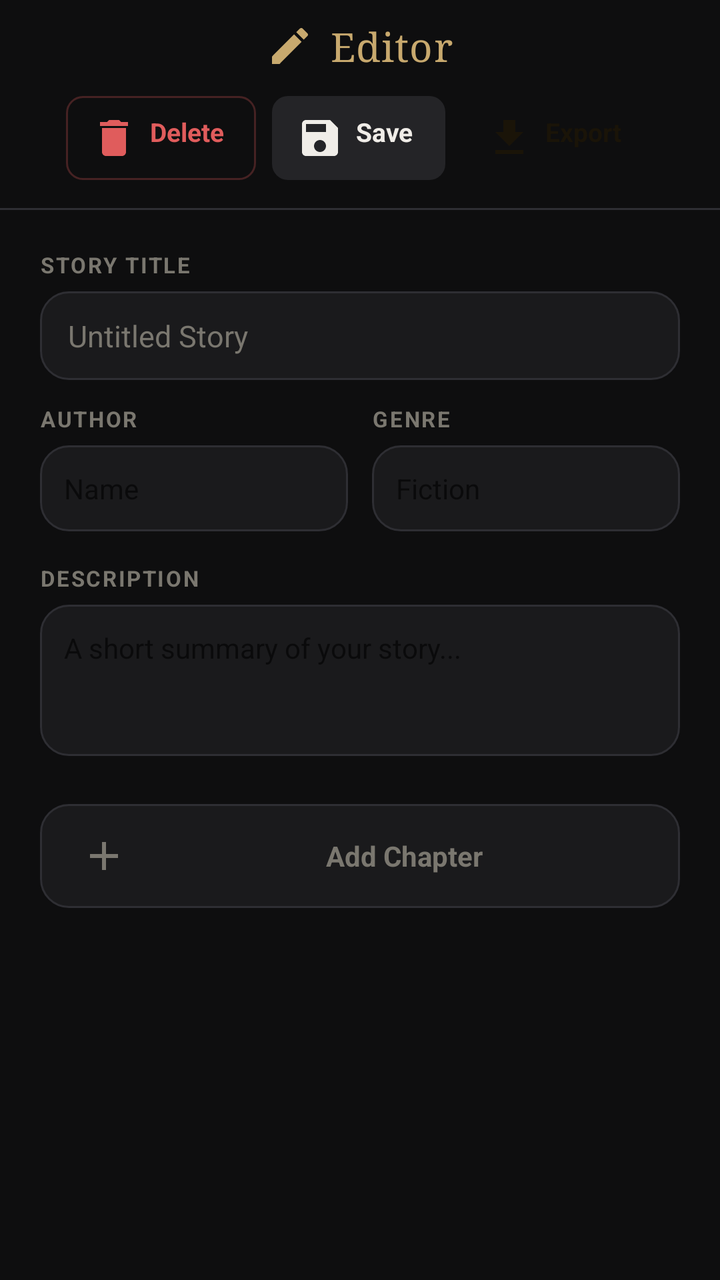
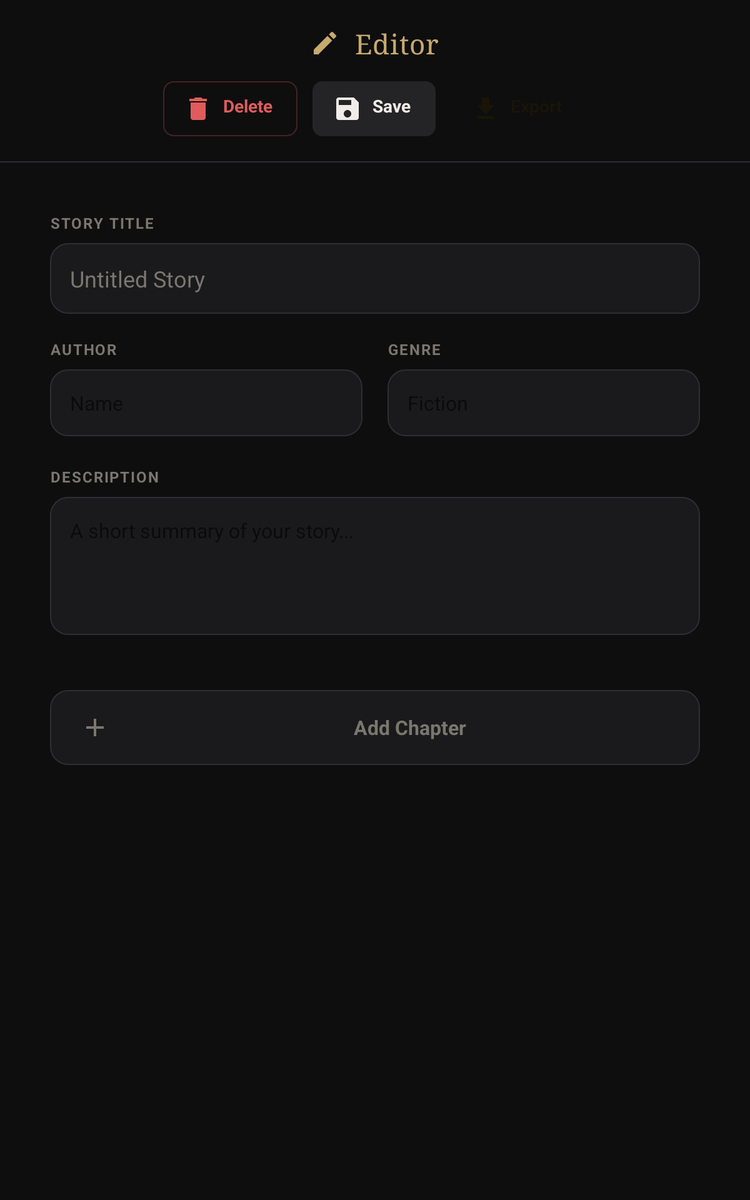

One screen, two layout resources from the same app: the default and the repository's alternative for another configuration. Each is rendered where Android would select it; the XML of both is given below.
<!-- AndroidManifest.xml: application theme Theme.STOReader -->
<!-- res/layout/fragment_editor.xml -->
<?xml version="1.0" encoding="utf-8"?>
<LinearLayout xmlns:android="http://schemas.android.com/apk/res/android"
    xmlns:app="http://schemas.android.com/apk/res-auto"
    android:layout_width="match_parent"
    android:layout_height="match_parent"
    android:orientation="vertical"
    android:background="@color/bg">


<LinearLayout
    android:id="@+id/topBar"
    android:layout_width="match_parent"
    android:layout_height="wrap_content"
    android:orientation="vertical"
    android:gravity="center"
    android:paddingStart="20dp"
    android:paddingEnd="20dp"
    android:paddingTop="10dp"
    android:paddingBottom="14dp"
    android:background="@color/bg">

    <TextView
        android:layout_width="wrap_content"
        android:layout_height="wrap_content"
        android:text="Editor"
        android:textColor="@color/accent"
        android:textSize="20sp"
        android:fontFamily="serif"
        android:letterSpacing="0.02"
        android:drawableStart="@drawable/ic_edit2"
        android:drawablePadding="8dp"
        android:gravity="center_vertical"
        android:layout_marginBottom="12dp"/>

    <LinearLayout
        android:layout_width="wrap_content"
        android:layout_height="wrap_content"
        android:orientation="horizontal"
        android:gravity="center">

        
        <TextView
            android:id="@+id/btnDeleteStory"
            android:layout_width="wrap_content"
            android:layout_height="wrap_content"
            android:text="Delete"
            android:textColor="@color/danger"
            android:textSize="13sp"
            android:textStyle="bold"
            android:background="@drawable/bg_btn_danger"
            android:paddingStart="12dp"
            android:paddingEnd="16dp"
            android:paddingTop="9dp"
            android:paddingBottom="9dp"
            android:layout_marginEnd="8dp"
            android:drawableStart="@drawable/ic_delete"
            android:drawablePadding="6dp"
            android:clickable="true"
            android:focusable="true"/>

        
        <TextView
            android:id="@+id/btnSave"
            android:layout_width="wrap_content"
            android:layout_height="wrap_content"
            android:text="Save"
            android:textColor="@color/text_primary"
            android:textSize="13sp"
            android:textStyle="bold"
            android:background="@drawable/bg_btn_ghost"
            android:paddingStart="12dp"
            android:paddingEnd="16dp"
            android:paddingTop="9dp"
            android:paddingBottom="9dp"
            android:layout_marginEnd="8dp"
            android:drawableStart="@drawable/ic_save"
            android:drawablePadding="6dp"
            android:clickable="true"
            android:focusable="true"/>

        
        <TextView
            android:id="@+id/btnExport"
            android:layout_width="wrap_content"
            android:layout_height="wrap_content"
            android:text="Export"
            android:textColor="#1A1408"
            android:textSize="13sp"
            android:textStyle="bold"
            android:background="@drawable/bg_btn_primary"
            android:paddingStart="12dp"
            android:paddingEnd="16dp"
            android:paddingTop="9dp"
            android:paddingBottom="9dp"
            android:drawableStart="@drawable/ic_export"
            android:drawablePadding="6dp"
            android:clickable="true"
            android:focusable="true"/>
    </LinearLayout>
</LinearLayout>

    
    <View
        android:layout_width="match_parent"
        android:layout_height="1dp"
        android:background="@color/surface3"/>

    
    <androidx.core.widget.NestedScrollView
        android:id="@+id/scrollView"
        android:layout_width="match_parent"
        android:layout_height="0dp"
        android:layout_weight="1">

        <LinearLayout
            android:layout_width="match_parent"
            android:layout_height="wrap_content"
            android:orientation="vertical">

            
            <LinearLayout
                android:layout_width="match_parent"
                android:layout_height="wrap_content"
                android:orientation="vertical"
                android:paddingStart="20dp"
                android:paddingEnd="20dp"
                android:paddingTop="20dp">

                <TextView
                    android:layout_width="wrap_content"
                    android:layout_height="wrap_content"
                    android:text="STORY TITLE"
                    android:textColor="@color/text_muted"
                    android:textSize="11sp"
                    android:letterSpacing="0.08"
                    android:textStyle="bold"
                    android:layout_marginBottom="6dp"/>

                <EditText
                    android:id="@+id/storyTitle"
                    android:layout_width="match_parent"
                    android:layout_height="wrap_content"
                    android:hint="Untitled Story"
                    android:textColorHint="@color/text_muted"
                    android:textColor="@color/text_primary"
                    android:textSize="15sp"
                    android:background="@drawable/bg_card"
                    android:paddingStart="14dp"
                    android:paddingEnd="14dp"
                    android:paddingTop="12dp"
                    android:paddingBottom="12dp"
                    android:inputType="text"
                    android:singleLine="true"/>

                
                <LinearLayout
                    android:layout_width="match_parent"
                    android:layout_height="wrap_content"
                    android:orientation="horizontal"
                    android:layout_marginTop="12dp">

                    <LinearLayout
                        android:layout_width="0dp"
                        android:layout_height="wrap_content"
                        android:layout_weight="1"
                        android:orientation="vertical"
                        android:layout_marginEnd="6dp">

                        <TextView
                            android:layout_width="wrap_content"
                            android:layout_height="wrap_content"
                            android:text="AUTHOR"
                            android:textColor="@color/text_muted"
                            android:textSize="11sp"
                            android:letterSpacing="0.08"
                            android:textStyle="bold"
                            android:layout_marginBottom="6dp"/>

                        <EditText
                            android:id="@+id/storyAuthor"
                            android:layout_width="match_parent"
                            android:layout_height="wrap_content"
                            android:hint="Name"
                            android:textColor="@color/text_primary"
                            android:textSize="14sp"
                            android:background="@drawable/bg_card"
                            android:padding="12dp"
                            android:inputType="text"
                            android:singleLine="true"/>
                    </LinearLayout>

                    <LinearLayout
                        android:layout_width="0dp"
                        android:layout_height="wrap_content"
                        android:layout_weight="1"
                        android:orientation="vertical"
                        android:layout_marginStart="6dp">

                        <TextView
                            android:layout_width="wrap_content"
                            android:layout_height="wrap_content"
                            android:text="GENRE"
                            android:textColor="@color/text_muted"
                            android:textSize="11sp"
                            android:letterSpacing="0.08"
                            android:textStyle="bold"
                            android:layout_marginBottom="6dp"/>

                        <EditText
                            android:id="@+id/storyGenre"
                            android:layout_width="match_parent"
                            android:layout_height="wrap_content"
                            android:hint="Fiction"
                            android:textColor="@color/text_primary"
                            android:textSize="14sp"
                            android:background="@drawable/bg_card"
                            android:padding="12dp"
                            android:inputType="text"
                            android:singleLine="true"/>
                    </LinearLayout>
                </LinearLayout>

                
                <TextView
                    android:layout_width="wrap_content"
                    android:layout_height="wrap_content"
                    android:text="DESCRIPTION"
                    android:textColor="@color/text_muted"
                    android:textSize="11sp"
                    android:letterSpacing="0.08"
                    android:textStyle="bold"
                    android:layout_marginTop="16dp"
                    android:layout_marginBottom="6dp"/>

                <EditText
                    android:id="@+id/storyDescription"
                    android:layout_width="match_parent"
                    android:layout_height="wrap_content"
                    android:hint="A short summary of your story..."
                    android:textColor="@color/text_primary"
                    android:textSize="14sp"
                    android:background="@drawable/bg_card"
                    android:padding="12dp"
                    android:inputType="textMultiLine"
                    android:minLines="3"
                    android:gravity="top"/>
            </LinearLayout>

            
            <androidx.recyclerview.widget.RecyclerView
                android:id="@+id/chaptersList"
                android:layout_width="match_parent"
                android:layout_height="wrap_content"
                android:paddingStart="20dp"
                android:paddingEnd="20dp"
                android:paddingTop="20dp"
                android:clipToPadding="false"/>

            
            <TextView
                android:id="@+id/btnAddChapter"
                android:layout_width="match_parent"
                android:layout_height="wrap_content"
                android:text="Add Chapter"
                android:textColor="@color/text_muted"
                android:textSize="14sp"
                android:textStyle="bold"
                android:gravity="center"
                android:paddingTop="14dp"
                android:paddingBottom="14dp"
                android:layout_marginStart="20dp"
                android:layout_marginEnd="20dp"
                android:layout_marginTop="4dp"
                android:background="@drawable/bg_card"
                android:drawableStart="@drawable/ic_add"
                android:drawablePadding="0dp"
                android:paddingStart="20dp"
                android:clickable="true"
                android:focusable="true"/>

            
            <View
                android:id="@+id/navBarSpacer"
                android:layout_width="match_parent"
                android:layout_height="32dp"/>

        </LinearLayout>
    </androidx.core.widget.NestedScrollView>
</LinearLayout>
<!-- resources referenced by this layout -->
<resources>
  <color name="accent">#C8A96E</color>
  <color name="bg">#0E0E0F</color>
  <color name="danger">#E05C5C</color>
  <color name="surface3">#2E2E33</color>
  <color name="text_muted">#7A776F</color>
  <color name="text_primary">#F0EDE8</color>
  <!-- drawable bg_btn_danger (drawable) -->
  <?xml version="1.0" encoding="utf-8"?>
  <shape xmlns:android="http://schemas.android.com/apk/res/android">
      <solid android:color="@android:color/transparent"/>
      <stroke android:width="1dp" android:color="#44E05C5C"/>
      <corners android:radius="8dp"/>
  </shape>
  <!-- drawable bg_btn_ghost (drawable) -->
  <?xml version="1.0" encoding="utf-8"?>
  <shape xmlns:android="http://schemas.android.com/apk/res/android">
      <solid android:color="@color/surface2"/>
      <corners android:radius="8dp"/>
  </shape>
  <!-- drawable bg_card (drawable) -->
  <?xml version="1.0" encoding="utf-8"?>
  <shape xmlns:android="http://schemas.android.com/apk/res/android"
      android:shape="rectangle">
      <solid android:color="@color/surface"/>
      <stroke android:width="1dp" android:color="@color/surface3"/>
      <corners android:radius="14dp"/>
  </shape>
  <!-- drawable ic_add (drawable) -->
  <vector xmlns:android="http://schemas.android.com/apk/res/android"
      android:width="24dp"
      android:height="24dp"
      android:viewportWidth="24"
      android:viewportHeight="24"
      android:tint="@color/text_muted">
      <path
          android:fillColor="@android:color/white"
          android:pathData="M19,13h-6v6h-2v-6H5v-2h6V5h2v6h6V13z"/>
  </vector>
  <!-- drawable ic_delete (drawable) -->
  <vector xmlns:android="http://schemas.android.com/apk/res/android"
      android:width="24dp"
      android:height="24dp"
      android:viewportWidth="24"
      android:viewportHeight="24"
      android:tint="@color/danger">
      <path
          android:fillColor="@android:color/white"
          android:pathData="M6,19c0,1.1,0.9,2,2,2h8c1.1,0,2-0.9,2-2V7H6V19z M19,4h-3.5l-1-1h-5l-1,1H5v2h14V4z"/>
  </vector>
  <!-- drawable ic_edit2 (drawable) -->
  <vector xmlns:android="http://schemas.android.com/apk/res/android"
      android:width="24dp"
      android:height="24dp"
      android:viewportWidth="24"
      android:viewportHeight="24"
      android:tint="#C8A96E">
      <path
          android:fillColor="@android:color/white"
          android:pathData="M3,17.25V21h3.75L17.81,9.94l-3.75-3.75L3,17.25z M20.71,7.04c0.39-0.39,0.39-1.02,0-1.41l-2.34-2.34 c-0.39-0.39-1.02-0.39-1.41,0l-1.83,1.83l3.75,3.75L20.71,7.04z"/>
  </vector>
  <!-- drawable ic_export (drawable) -->
  <vector xmlns:android="http://schemas.android.com/apk/res/android"
      android:width="24dp"
      android:height="24dp"
      android:viewportWidth="24"
      android:viewportHeight="24"
      android:tint="#1A1408">
      <path
          android:fillColor="@android:color/white"
          android:pathData="M19,9h-4V3H9v6H5l7,7L19,9z M5,18v2h14v-2H5z"/>
  </vector>
  <!-- drawable ic_save (drawable) -->
  <vector xmlns:android="http://schemas.android.com/apk/res/android"
      android:width="24dp"
      android:height="24dp"
      android:viewportWidth="24"
      android:viewportHeight="24"
      android:tint="@color/text_primary">
      <path
          android:fillColor="@android:color/white"
          android:pathData="M17,3H5C3.89,3,3,3.9,3,5v14c0,1.1,0.89,2,2,2h14c1.1,0,2-0.9,2-2V7L17,3z M12,19c-1.66,0-3-1.34-3-3s1.34-3,3-3s3,1.34,3,3 S13.66,19,12,19z M15,9H5V5h10V9z"/>
  </vector>
  <color name="surface2">#242427</color>
  <color name="surface">#1A1A1C</color>
  <style name="AppBottomSheetDialogTheme" parent="Theme.Design.Light.BottomSheetDialog">
          <item name="bottomSheetStyle">@style/AppBottomSheetStyle</item>
      </style>
  <style name="AppBottomSheetStyle" parent="Widget.Design.BottomSheet.Modal">
          <item name="android:background">@android:color/transparent</item>
      </style>
  <!-- some entries are left out for length -->
</resources>
<!-- res/layout-sw600dp/fragment_editor.xml (the repository's variant of the layout above) -->
<!-- drawn on a 7-inch tablet held upright -->
<?xml version="1.0" encoding="utf-8"?>

<LinearLayout xmlns:android="http://schemas.android.com/apk/res/android"
    xmlns:app="http://schemas.android.com/apk/res-auto"
    android:layout_width="match_parent"
    android:layout_height="match_parent"
    android:orientation="vertical"
    android:background="@color/bg">

    <LinearLayout
        android:id="@+id/topBar"
        android:layout_width="match_parent"
        android:layout_height="wrap_content"
        android:orientation="vertical"
        android:gravity="center"
        android:paddingStart="40dp"
        android:paddingEnd="40dp"
        android:paddingTop="20dp"
        android:paddingBottom="20dp"
        android:background="@color/bg">

        <TextView
            android:layout_width="wrap_content"
            android:layout_height="wrap_content"
            android:text="Editor"
            android:textColor="@color/accent"
            android:textSize="22sp"
            android:fontFamily="serif"
            android:letterSpacing="0.02"
            app:drawableStartCompat="@drawable/ic_edit2"
            android:drawablePadding="12dp"
            android:gravity="center_vertical"
            android:layout_marginBottom="16dp"/>

        <LinearLayout
            android:layout_width="wrap_content"
            android:layout_height="wrap_content"
            android:orientation="horizontal"
            android:gravity="center">

            <TextView
                android:id="@+id/btnDeleteStory"
                android:layout_width="wrap_content"
                android:layout_height="wrap_content"
                android:text="Delete"
                android:textColor="@color/danger"
                android:textSize="14sp"
                android:textStyle="bold"
                android:background="@drawable/bg_btn_danger"
                android:paddingStart="16dp"
                android:paddingEnd="20dp"
                android:paddingTop="10dp"
                android:paddingBottom="10dp"
                android:layout_marginEnd="12dp"
                app:drawableStartCompat="@drawable/ic_delete"
                android:drawablePadding="8dp"
                android:clickable="true"
                android:focusable="true"/>

            <TextView
                android:id="@+id/btnSave"
                android:layout_width="wrap_content"
                android:layout_height="wrap_content"
                android:text="Save"
                android:textColor="@color/text_primary"
                android:textSize="14sp"
                android:textStyle="bold"
                android:background="@drawable/bg_btn_ghost"
                android:paddingStart="16dp"
                android:paddingEnd="20dp"
                android:paddingTop="10dp"
                android:paddingBottom="10dp"
                android:layout_marginEnd="12dp"
                app:drawableStartCompat="@drawable/ic_save"
                android:drawablePadding="8dp"
                android:clickable="true"
                android:focusable="true"/>

            <TextView
                android:id="@+id/btnExport"
                android:layout_width="wrap_content"
                android:layout_height="wrap_content"
                android:text="Export"
                android:textColor="#1A1408"
                android:textSize="14sp"
                android:textStyle="bold"
                android:background="@drawable/bg_btn_primary"
                android:paddingStart="16dp"
                android:paddingEnd="20dp"
                android:paddingTop="10dp"
                android:paddingBottom="10dp"
                app:drawableStartCompat="@drawable/ic_export"
                android:drawablePadding="8dp"
                android:clickable="true"
                android:focusable="true"/>
        </LinearLayout>
    </LinearLayout>

    <View
        android:layout_width="match_parent"
        android:layout_height="1dp"
        android:background="@color/surface3"/>

    <androidx.core.widget.NestedScrollView
        android:id="@+id/scrollView"
        android:layout_width="match_parent"
        android:layout_height="0dp"
        android:layout_weight="1">

        <androidx.constraintlayout.widget.ConstraintLayout
            android:layout_width="match_parent"
            android:layout_height="wrap_content">

            <LinearLayout
                android:layout_width="0dp"
                android:layout_height="wrap_content"
                android:orientation="vertical"
                app:layout_constraintWidth_max="800dp"
                app:layout_constraintStart_toStartOf="parent"
                app:layout_constraintEnd_toEndOf="parent"
                app:layout_constraintTop_toTopOf="parent"
                android:paddingBottom="60dp">

                
                <LinearLayout
                    android:layout_width="match_parent"
                    android:layout_height="wrap_content"
                    android:orientation="vertical"
                    android:paddingStart="40dp"
                    android:paddingEnd="40dp"
                    android:paddingTop="40dp">

                    <TextView
                        android:layout_width="wrap_content"
                        android:layout_height="wrap_content"
                        android:text="STORY TITLE"
                        android:textColor="@color/text_muted"
                        android:textSize="12sp"
                        android:letterSpacing="0.08"
                        android:textStyle="bold"
                        android:layout_marginBottom="8dp"/>

                    <EditText
                        android:id="@+id/storyTitle"
                        android:layout_width="match_parent"
                        android:layout_height="wrap_content"
                        android:hint="Untitled Story"
                        android:textColorHint="@color/text_muted"
                        android:textColor="@color/text_primary"
                        android:textSize="18sp"
                        android:background="@drawable/bg_card"
                        android:padding="16dp"
                        android:inputType="text"
                        android:singleLine="true"/>

                    <LinearLayout
                        android:layout_width="match_parent"
                        android:layout_height="wrap_content"
                        android:orientation="horizontal"
                        android:layout_marginTop="20dp">

                        <LinearLayout
                            android:layout_width="0dp"
                            android:layout_height="wrap_content"
                            android:layout_weight="1"
                            android:orientation="vertical"
                            android:layout_marginEnd="10dp">

                            <TextView
                                android:layout_width="wrap_content"
                                android:layout_height="wrap_content"
                                android:text="AUTHOR"
                                android:textColor="@color/text_muted"
                                android:textSize="12sp"
                                android:letterSpacing="0.08"
                                android:textStyle="bold"
                                android:layout_marginBottom="8dp"/>

                            <EditText
                                android:id="@+id/storyAuthor"
                                android:layout_width="match_parent"
                                android:layout_height="wrap_content"
                                android:hint="Name"
                                android:textColor="@color/text_primary"
                                android:textSize="16sp"
                                android:background="@drawable/bg_card"
                                android:padding="16dp"
                                android:inputType="text"
                                android:singleLine="true"/>
                        </LinearLayout>

                        <LinearLayout
                            android:layout_width="0dp"
                            android:layout_height="wrap_content"
                            android:layout_weight="1"
                            android:orientation="vertical"
                            android:layout_marginStart="10dp">

                            <TextView
                                android:layout_width="wrap_content"
                                android:layout_height="wrap_content"
                                android:text="GENRE"
                                android:textColor="@color/text_muted"
                                android:textSize="12sp"
                                android:letterSpacing="0.08"
                                android:textStyle="bold"
                                android:layout_marginBottom="8dp"/>

                            <EditText
                                android:id="@+id/storyGenre"
                                android:layout_width="match_parent"
                                android:layout_height="wrap_content"
                                android:hint="Fiction"
                                android:textColor="@color/text_primary"
                                android:textSize="16sp"
                                android:background="@drawable/bg_card"
                                android:padding="16dp"
                                android:inputType="text"
                                android:singleLine="true"/>
                        </LinearLayout>
                    </LinearLayout>

                    <TextView
                        android:layout_width="wrap_content"
                        android:layout_height="wrap_content"
                        android:text="DESCRIPTION"
                        android:textColor="@color/text_muted"
                        android:textSize="12sp"
                        android:letterSpacing="0.08"
                        android:textStyle="bold"
                        android:layout_marginTop="24dp"
                        android:layout_marginBottom="8dp"/>

                    <EditText
                        android:id="@+id/storyDescription"
                        android:layout_width="match_parent"
                        android:layout_height="wrap_content"
                        android:hint="A short summary of your story..."
                        android:textColor="@color/text_primary"
                        android:textSize="16sp"
                        android:background="@drawable/bg_card"
                        android:padding="16dp"
                        android:inputType="textMultiLine"
                        android:minLines="4"
                        android:gravity="top"/>
                </LinearLayout>

                <androidx.recyclerview.widget.RecyclerView
                    android:id="@+id/chaptersList"
                    android:layout_width="match_parent"
                    android:layout_height="wrap_content"
                    android:paddingStart="40dp"
                    android:paddingEnd="40dp"
                    android:paddingTop="32dp"
                    android:clipToPadding="false"/>

                <TextView
                    android:id="@+id/btnAddChapter"
                    android:layout_width="match_parent"
                    android:layout_height="wrap_content"
                    android:text="Add Chapter"
                    android:textColor="@color/text_muted"
                    android:textSize="16sp"
                    android:textStyle="bold"
                    android:gravity="center"
                    android:paddingTop="18dp"
                    android:paddingBottom="18dp"
                    android:layout_marginStart="40dp"
                    android:layout_marginEnd="40dp"
                    android:layout_marginTop="12dp"
                    android:background="@drawable/bg_card"
                    app:drawableStartCompat="@drawable/ic_add"
                    android:drawablePadding="8dp"
                    android:paddingStart="24dp"
                    android:clickable="true"
                    android:focusable="true"/>

                <View
                    android:id="@+id/navBarSpacer"
                    android:layout_width="match_parent"
                    android:layout_height="60dp"/>
            </LinearLayout>
        </androidx.constraintlayout.widget.ConstraintLayout>
    </androidx.core.widget.NestedScrollView>
</LinearLayout>
